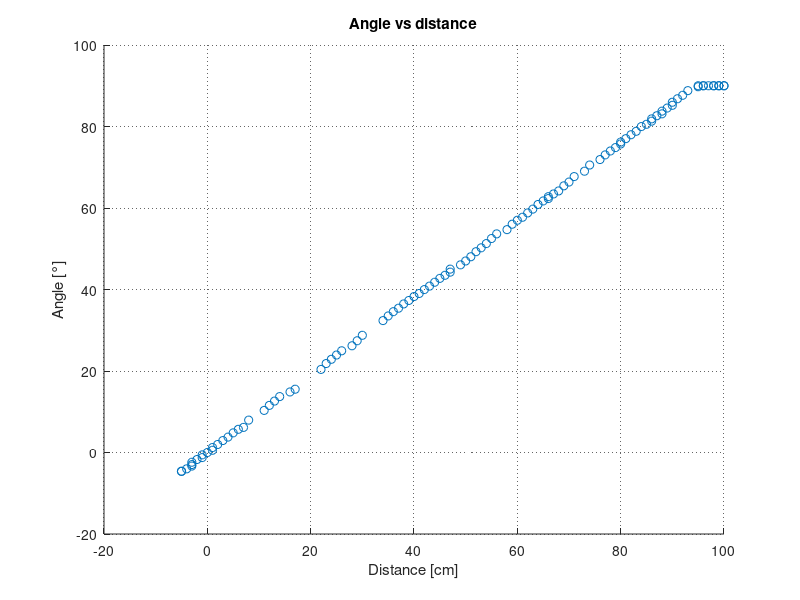

This figure's MATLAB source:
clear all;
close all;
clc;

% Read the data from the test
data = csvread('test7.csv');


%put the data according to their position
distance = data(:,1);
angle = data(:,2);

% Plots
hold on
P1 = scatter(distance,angle);


% Make the plots beautiful
% set( P1, 'color', '[0 0 1]', 'LineWidth', 2 );
title('Angle vs distance')
xlabel('Distance [cm]')
ylabel('Angle [°]')
%xlim([-100 2500]);
%ylim([-100 2500]);
%legend('')
grid on
set(gca,'GridLineStyle',':', 'GridColor', 'k', 'GridAlpha', .6)
